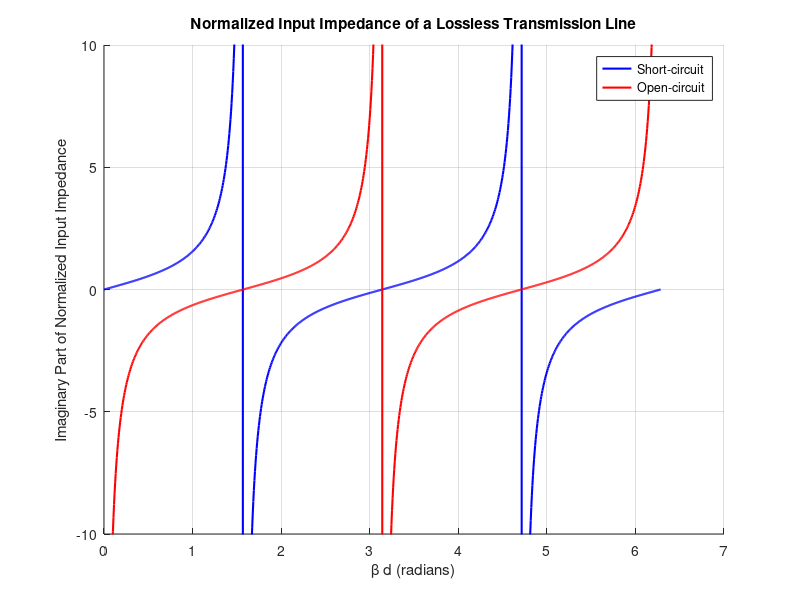

Reproduce this figure in MATLAB.
%% Write a MATLAB program to plot the normalized input impedance of a lossless transmission line terminated with a short-circuit and open-circuit.
beta_l = linspace(0, 2*pi, 1000);

% Normalized input impedance for a short-circuited termination
Zin_short = 1i * tan(beta_l);

% Normalized input impedance for an open-circuited termination
Zin_open = -1i * cot(beta_l);

% Plotting the results
figure;
hold on;

% Plot the imaginary part of the short-circuit case
plot(beta_l, imag(Zin_short), 'b', 'LineWidth', 1.5);

% Plot the imaginary part of the open-circuit case
plot(beta_l, imag(Zin_open), 'r', 'LineWidth', 1.5);

% Set y-axis limits to better visualize the impedance
ylim([-10 10]);

% Labels and title
xlabel('\beta d (radians)');
ylabel('Imaginary Part of Normalized Input Impedance');
title('Normalized Input Impedance of a Lossless Transmission Line');
legend('Short-circuit', 'Open-circuit', 'Location', 'Best');
grid on;
hold off;
